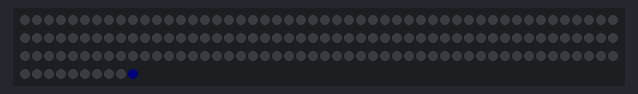
Recording of a sketch running on a simulated Arduino Uno, built for the host (arithmetic inside an expression is 32-bit, double 64-bit). Parts: 160 RGB LEDs in strip order, left to right, continuing on the next row. Dim RGB values are drawn brighter than linear; random numbers use the default seed unless the sketch sets one.

Above: at 0.2 s.
At 5.0 s:
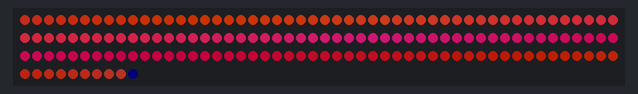
At 10.1 s:
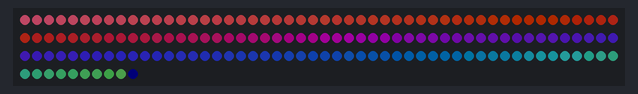
At 20.01 s:
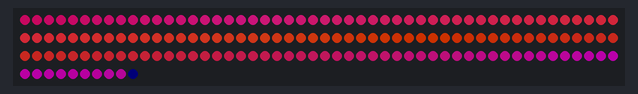
At 29.92 s:
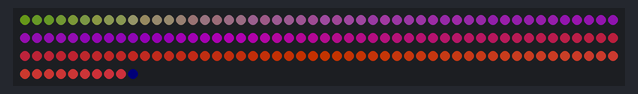
At 39.83 s:
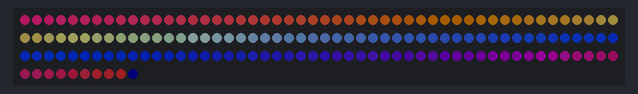

The sketch:

dreamachine_01.ino
```cpp
#include "LPD8806.h"
#include "SPI.h"

// Simple test for 160 (5 meters) of LPD8806-based RGB LED strip

/*****************************************************************************/

// Number of RGB LEDs in strand:
int nLEDs = 160;

// Chose 2 pins for output; can be any valid output pins:
int dataPin  = 2;
int clockPin = 3;

// First parameter is the number of LEDs in the strand.  The LED strips
// are 32 LEDs per meter but you can extend or cut the strip.  Next two
// parameters are SPI data and clock pins:
LPD8806 strip = LPD8806(nLEDs, dataPin, clockPin);

// You can optionally use hardware SPI for faster writes, just leave out
// the data and clock pin parameters.  But this does limit use to very
// specific pins on the Arduino.  For "classic" Arduinos (Uno, Duemilanove,
// etc.), data = pin 11, clock = pin 13.  For Arduino Mega, data = pin 51,
// clock = pin 52.  For 32u4 Breakout Board+ and Teensy, data = pin B2,
// clock = pin B1.  For Leonardo, this can ONLY be done on the ICSP pins.
//LPD8806 strip = LPD8806(nLEDs);

uint32_t q[159];

/*
color array = {waveform, initial value, inc rate, max val}
*/
#define WFORM 0
#define WVAL 1
#define RATE 2
#define MAXVAL 3

#define TRI 0
#define SAWUP 1
#define SAWDN 2
#define RAND 3

float r[] = {TRI,0,.3,64};
float g[] = {TRI,0,.2,16};
float b[] = {TRI,0,.5,32};

void stepwave(float*);

void setup() {
  Serial.begin(9600);
  randomSeed(analogRead(0));

  int i;
  // Start up the LED strip
  strip.begin();

  // Update the strip, to start they are all 'off'
  strip.show();

  for(i=0; i<strip.numPixels(); i++){
    q[i] = strip.Color(0,0,0);
  }
  pushQ();
}

void loop() {
  stepwave(r);
  stepwave(g);
  stepwave(b);

  q[0] = strip.Color(int(r[WVAL]),int(g[WVAL]),int(b[WVAL]));
  pushQ();
  shiftQ();
}

void stepwave(float* ca){

  long randNumber;

  switch(int(ca[WFORM])){
    case TRI:
      ca[WVAL] += ca[RATE];
      if(ca[WVAL] > ca[MAXVAL]){
        ca[WVAL] = ca[MAXVAL];
        ca[RATE] = 0 - ca[RATE];
      } else if(ca[WVAL] < 0){
        ca[WVAL] = 0;
        ca[RATE] = 0 - ca[RATE];
      }
      break;
    case SAWUP:
      ca[WVAL] += ca[RATE];
      if(ca[WVAL] > ca[MAXVAL]){
        ca[WVAL] = 0;
      }
      break;
    case SAWDN:
      ca[WVAL] -= ca[RATE];
      if(ca[WVAL] < 0){
        ca[WVAL] = ca[MAXVAL];
      }
      break;
    case RAND:
      randNumber = random(10);
      if (randNumber > 4){
        ca[WVAL] += ca[RATE];
      } else {
        ca[WVAL] -= ca[RATE];
      }
      if(ca[WVAL] < 0){
        ca[WVAL] = 0;
      }
      else if(ca[WVAL] > ca[MAXVAL]){
        ca[WVAL] = ca[MAXVAL];
      }
  }
}

void pushQ(){
  int i;
  for(i=0; i<strip.numPixels(); i++){
    strip.setPixelColor(i,q[i]);
  }
  strip.show();
}

void shiftQ(){
  memmove(&q[1], &q[0], sizeof(q) - sizeof(*q));
}
```
